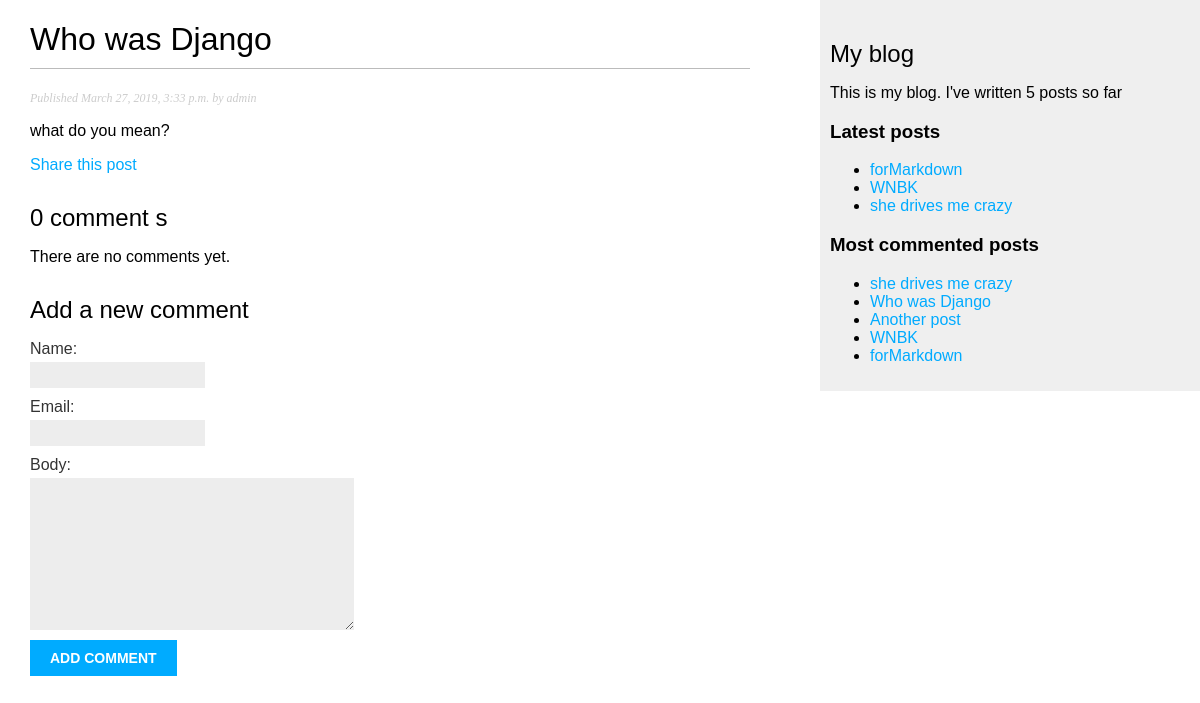
/blog/2019/3/27/who-was-django/, run on the app's committed database.
### blog/models.py (models this page shows, shortened)
class Post(models.Model):
    STATUS_CHOICES = (('draft', 'Draft'),('published', 'Published'))
    title = models.CharField(max_length=250)
    slug = models.SlugField(max_length=250, unique_for_date='publish')
    author = models.ForeignKey(User, on_delete=models.CASCADE, related_name='blog_posts')
    body = models.TextField()
    publish = models.DateTimeField(default=timezone.now)
    created = models.DateTimeField(auto_now_add=True)
    updated = models.DateTimeField(auto_now=True)
    status = models.CharField(max_length=10, choices=STATUS_CHOICES, default='draft')
    objects = models.Manager()   # 默认的管理器
    published = PublishedManager()   # 系统自带的管理器
    tags = TaggableManager()
    class Meta:
        ordering = ('-publish',)
    def get_absolute_url(self):
        return reverse('blog:post_detail', args=[self.publish.year, self.publish.month,self.publish.day,self.slug])

### blog/views.py (the view)
# urls.py: path('<int:year>/<int:month>/<int:day>/<slug:post>/', views.post_detail, name='post_detail'),
def post_detail(request, year, month, day, post):
    post = get_object_or_404(Post, slug=post, status="published",
                             publish__year=year, publish__month=month,
                             publish__day=day)
    comments = post.comments.filter(active=True)
    new_comment = None
    if request.method == "POST":
        comment_form = CommentForm(data=request.POST)
        if comment_form.is_valid():
            new_comment = comment_form.save(commit=False)
            new_comment.post = post
            new_comment.save()
    else:
        comment_form = CommentForm()
    return render(request, 'blog/post/detail.html',
                  {'post': post, 'comments': comments,
                   'new_comment': new_comment,
                   'comment_form': comment_form
                   })

### blog/forms.py
class CommentForm(forms.ModelForm):
    class Meta:
        model = Comment
        fields = ('name', 'email', 'body')

### blog/models.py (called while the page is built)
    def get_queryset(self):
        return super(PublishedManager, self).get_queryset().filter(status='published')

### blog/templatetags/blog_tags.py (called while the page is built)
@register.simple_tag
def total_posts():
    return Post.published.count()

@register.inclusion_tag('blog/post/latest_posts.html')
def show_latest_posts(count=5):
    latest_posts = Post.published.order_by('-publish')[:count]
    return {'latest_posts': latest_posts}

@register.simple_tag
def get_most_commented_post(count=5):
    return Post.published.annotate(total_comments=Count('comments')).order_by('-total_comments')[:count]

@register.filter(name='markdown')
def markdown_format(text):
    return mark_safe(markdown.markdown(text))

### blog/templates/blog/post/detail.html (shortened to what this page needs)
{% extends 'blog/base.html' %}
{% load blog_tags %}
{% block content %}
    <h1>{{ post.title }}</h1>
    <p class="date">
        Published {{ post.publish }} by {{ post.author }}
    </p>
        {{ post.body | markdown }}
    <p>
        <a href="{% url "blog:post_share"  post.id %}">Share this post</a>
    </p>
    {% with comments.count as total_comments  %}
        <h2>
            {{ total_comments }} comment {{ total_comments | pluralize }}
        </h2>
    {% endwith %}
    {% for comment in comments %}
        <div class="comment">
            <p class="info">
                Comment{{ forloop.counter }} by {{ comment.name }}
                {{ comment.created }}
            </p>
            {{ comment.body|linebreaks }}
        </div>
        {% empty %}
        <p>There are no comments yet.</p>
    {% endfor %}
    {% if new_comment %}
        <h2>Your comment has been added</h2>
    {% else %}
        <h2>Add a new comment</h2>
        <form action="." method="post">
        {{ comment_form.as_p }}
        <p><input type="submit" value="Add comment"> </p>
        </form>
    {% endif %}
{% endblock %}

### blog/templates/blog/base.html (shortened to what this page needs)
{% load static %}
{% load blog_tags %}
<!doctype html>
<html lang="en">
<head>
    <link rel="stylesheet" href="{% static 'css/blog.css' %}">
</head>
<body>
    <div id="content">
        {% block content %}
        {% endblock %}
    </div>
    <div id="sidebar">
        <h2>My blog</h2>
            <p>This is my blog. I've written {% total_posts %} posts so far</p>
            <h3>Latest posts</h3>
            {% show_latest_posts 3 %}
        <h3>Most commented posts</h3>
        {% get_most_commented_post as most_commented_posts %}
        <ul>
            {% for post in most_commented_posts %}
            <li>
                <a href="{{ post.get_absolute_url }}">{{ post.title }}</a>
            </li>
            {% endfor %}
        </ul>
    </div>
</body>
</html>

### blog/templates/blog/post/latest_posts.html
<ul>
    {% for post in latest_posts %}
            <li>
                <a href="{{ post.get_absolute_url }}">{{ post.title }}</a>
            </li>
    {% endfor %}
</ul>

### blog/static/css/blog.css (style rules this page uses)
body { margin:0; padding:0; font-family:helvetica, sans-serif; }
a { color:#00abff; text-decoration:none; }
h1 { font-weight:normal; border-bottom:1px solid #bbb; padding:0 0 10px 0; }
h2 { font-weight:normal; margin:30px 0 0; }
#content { float:left; width:60%; padding:0 0 0 30px; }
#sidebar { float:right; width:30%; padding:10px; background:#efefef; height:100%; }
p.date { color:#ccc; font-family: georgia, serif; font-size: 12px; font-style: italic; }
label { float:left; clear:both; color:#333; margin-bottom:4px; }
input, textarea { clear:both; float:left; margin:0 0 10px; background:#ededed; border:0; padding:6px 10px; font-size:12px; }
input[type=submit] { font-weight:bold; background:#00abff; color:#fff; padding:10px 20px; font-size:14px; text-transform:uppercase; }

### data on the page
Post: title "Who was Django", publish "March 27, 2019, 3:33 p.m.", author "admin", body "what do you mean?"
Post: title "forMarkdown"
Post: title "WNBK"
Post: title "she drives me crazy"
Post: title "Another post"

### other printed values
{{ total_comments }} "0"
{{ total_comments | pluralize }} "s"
